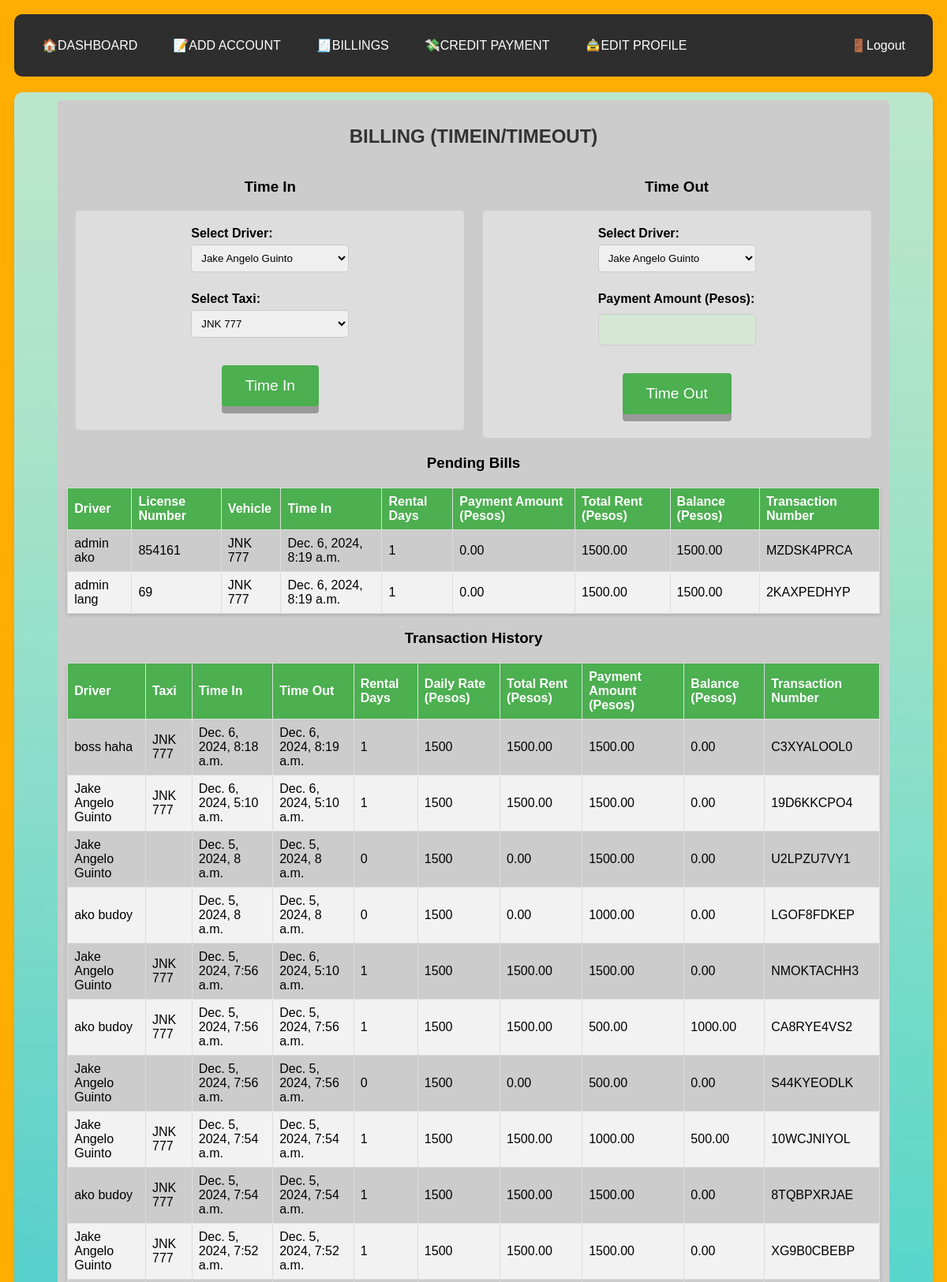
/billing/ (signed in, upper part), run on the app's committed database.
### apps/models.py (models this page shows, shortened)
class Driver(models.Model):
    profile = models.OneToOneField(Profile, on_delete=models.CASCADE)
    license_number = models.CharField(max_length=50)
    vehicle = models.CharField(max_length=100)
    time_in = models.DateTimeField(null=True, blank=True)
    time_out = models.DateTimeField(null=True, blank=True)
    rental_days = models.IntegerField(null=True, blank=True)
    payment_amount = models.DecimalField(null=True, blank=True, max_digits=10, decimal_places=2)
    total_rent = models.DecimalField(null=True, blank=True, max_digits=10, decimal_places=2)
    balance = models.DecimalField(null=True, blank=True, max_digits=10, decimal_places=2)
    transaction_number = models.CharField(max_length=100, unique=True, null=True, blank=True)

class Profile(models.Model):
    ROLE_CHOICES = [
        ('admin', 'Admin'),
        ('driver', 'Driver')
    ]
    user = models.OneToOneField(User, on_delete=models.CASCADE, default=1)
    firstname = models.CharField(max_length=255)
    middlename = models.CharField(max_length=255, blank=True)
    lastname = models.CharField(max_length=255)
    phone_number = models.CharField(max_length=20,default=00000000000)
    address = models.CharField(max_length=255, default='Philippines')
    date_of_birth = models.DateField(default=date.today)
    license_number = models.CharField(max_length=50, blank=True, null=True)
    role = models.CharField(max_length=10, choices=ROLE_CHOICES)
    balance = models.DecimalField(max_digits=10, decimal_places=2, default=0.00)
    photo = models.ImageField(upload_to='profile_photos/', blank=True, null=True)
    is_active = models.BooleanField(default=False)

class Receipt(models.Model):
    profile = models.CharField(max_length=255, null=True, blank=True)
    license_number = models.CharField(max_length=50, null=True, blank=True)
    vehicle = models.CharField(max_length=100, null=True)
    time_in = models.DateTimeField()
    time_out = models.DateTimeField()
    rental_days = models.IntegerField()
    total_rent = models.DecimalField(max_digits=10, decimal_places=2)
    payment_amount = models.DecimalField(max_digits=10, decimal_places=2)
    balance = models.DecimalField(max_digits=10, decimal_places=2)
    transaction_number = models.CharField(max_length=100, unique=True)

### apps/views.py (the view, shortened to what this page needs)
# urls.py: path('billing/', views.billing, name='billing'),
@login_required
def billing(request):
    profiles = Profile.objects.all()
    taxis = Taxi.objects.all()
    drivers = Driver.objects.all()
    receipts = Receipt.objects.all().order_by('-time_in')
    clocked_in_profiles = Driver.objects.filter(time_out__isnull=True).values_list('profile_id', flat=True)
    return render(request, 'billing.html', {
        'profiles': profiles,
        'taxis': taxis,
        'drivers': drivers,
        'receipts': receipts,
        'clocked_in_profiles': clocked_in_profiles,
    })

### apps/templates/billing.html (shortened to what this page needs)
{% extends "layout.html" %}
{% block content %}
<center>
    <div id="billing-container" style="width: 90%;">
        <h2>BILLING (TIMEIN/TIMEOUT)</h2>
        <div class="form-container" style="display: flex; justify-content: space-between;">
            <div class="form-column" id="clock-in-column" style="width: 48%;">
                <h3>Time In</h3>
                <form method="post">
                    <div class="form-group">
                        <label for="profile_id_clock_in">Select Driver:</label>
                        <select id="profile_id_clock_in" name="profile_id" class="form-control" required>
                            {% for profile in profiles %}
                            <option value="{{ profile.id }}" {% if profile.id in clocked_in_profiles %}disabled{% endif %}>
                                {{ profile.firstname }} {{ profile.lastname }}
                            </option>
                            {% endfor %}
                        </select>
                    </div>
                    <div class="form-group">
                        <label for="taxi_id_clock_in">Select Taxi:</label>
                        <select id="taxi_id_clock_in" name="taxi_id" class="form-control" required>
                            {% for taxi in taxis %}
                            <option value="{{ taxi.id }}">{{ taxi.plate_number }}</option>
                            {% endfor %}
                        </select>
                    </div>
                    <button type="submit" class="btn btn-primary btn-lg" {% if profile.id in clocked_in_profiles %}disabled{% endif %}>Time In</button>
                </form>
            </div>
            <div class="form-column" id="clock-out-column" style="width: 48%;">
                <h3>Time Out</h3>
                <form method="post">
                    <div class="form-group">
                        <label for="profile_id_clock_out">Select Driver:</label>
                        <select id="profile_id_clock_out" name="profile_id" class="form-control" required>
                            {% for profile in profiles %}
                            <option value="{{ profile.id }}">{{ profile.firstname }} {{ profile.lastname }}</option>
                            {% endfor %}
                        </select>
                    </div>
                    <div class="form-group">
                        <label for="payment_amount">Payment Amount (Pesos):</label>
                        <input type="number" id="payment_amount" name="payment_amount" class="form-control" required>
                    </div>
                    <button type="submit" class="btn btn-primary btn-lg">Time Out</button>
                </form>
            </div>
        </div>
        <h3>Pending Bills</h3>
        <table class="data-table" style="width: 100%; margin-top: 20px;">
            <thead>
                <tr>
                    <th>Driver</th>
                    <th>License Number</th>
                    <th>Vehicle</th>
                    <th>Time In</th>
                    <th>Rental Days</th>
                    <th>Payment Amount (Pesos)</th>
                    <th>Total Rent (Pesos)</th>
                    <th>Balance (Pesos)</th>
                    <th>Transaction Number</th>
                </tr>
            </thead>
            <tbody>
                {% for driver in drivers %}
                <tr>
                    <td>{{ driver.profile.firstname }} {{ driver.profile.lastname }}</td>
                    <td>{{ driver.license_number }}</td>
                    <td>{{ driver.vehicle }}</td>
                    <td>{{ driver.time_in }}</td>
                    <td>{{ driver.rental_days }}</td>
                    <td>{{ driver.payment_amount }}</td>
                    <td>{{ driver.total_rent }}</td>
                    <td>{{ driver.balance }}</td>
                    <td>{{ driver.transaction_number }}</td>
                </tr>
                {% endfor %}
            </tbody>
        </table>
        <h3>Transaction History</h3>
        <table class="data-table" style="width: 100%; margin-top: 20px;">
            <thead>
                <tr>
                    <th>Driver</th>
                    <th>Taxi</th>
                    <th>Time In</th>
                    <th>Time Out</th>
                    <th>Rental Days</th>
                    <th>Daily Rate (Pesos)</th>
                    <th>Total Rent (Pesos)</th>
                    <th>Payment Amount (Pesos)</th>
                    <th>Balance (Pesos)</th>
                    <th>Transaction Number</th>
                </tr>
            </thead>
            <tbody>
                {% for receipt in receipts %}
                <tr class="clickable-row" data-receipt-id="{{ receipt.id }}">
                    <td>{{ receipt.profile }}</td>
                    <td>{{ receipt.vehicle }}</td>
                    <td>{{ receipt.time_in }}</td>
                    <td>{{ receipt.time_out }}</td>
                    <td>{{ receipt.rental_days }}</td>
                    <td>1500</td>
                    <td>{{ receipt.total_rent }}</td>
                    <td>{{ receipt.payment_amount }}</td>
                    <td>{{ receipt.balance }}</td>
                    <td>{{ receipt.transaction_number }}</td>
                </tr>
                {% endfor %}
            </tbody>
        </table>
    </div>
</center>
{% endblock %}

### static/css/style.css (style rules this page uses)
body { font-family: Arial, sans-serif; background-color: #ffae00; margin-bottom: 20px; padding: 10; display: flex; flex-direction: column; height: 100vh; }
h2 { text-align: center; color: #333; }
form { display: flex; flex-direction: column; align-items: center; }
form input, form button { padding: 10px; margin: 10px 0; border: 1px solid #ccc; border-radius: 5px; font-size: 16px; }
form input { background-color: #d5e8d4; }
form button { background-color: #77dd77; color: white; border: none; cursor: pointer; transition: background-color 0.3s; }
table { width: 100%; border-collapse: collapse; margin-bottom: 20px; box-shadow: 0 2px 5px rgba(0, 0, 0, 0.15); }
th, td { padding: 12px 15px; border: 1px solid #ddd; text-align: left; transition: background-color 0.3s; }
th { background-color: #77dd77; color: white; }
thead th { background-color: #2e2e2e; color: white; text-align: center; }
tbody tr:nth-child(even) { background-color: #f9f9f9; }
form { max-width: 400px; margin: auto; padding: 20px; border: 1px solid #ccc; border-radius: 5px; background-color: #f9f9f9; text-align: center; }
.form-group { margin-bottom: 15px; }
label { display: block; margin-bottom: 5px; font-weight: bold; text-align: left; }
input, select, textarea { width: 100%; padding: 10px; margin-bottom: 10px; border: 1px solid #ccc; border-radius: 4px; box-sizing: border-box; }
.form-group input, .form-group select, .form-group textarea { display: block; }
form { max-width: 100%; margin: auto; padding: 20px; border: 1px solid #ccc; border-radius: 5px; background-color: #ddd; text-align: center; }
.data-table { width: 100%; border-collapse: collapse; margin-top: 20px; }
.data-table th, .data-table td { border: 1px solid #ddd; padding: 8px; text-align: left; }
.data-table th { background-color: #4CAF50; color: white; }
.data-table tr:nth-child(even) { background-color: #f2f2f2; }
#billing-container { max-width: 100%px; padding: 10px; border: 2px solid #ccc; border-radius: 5px; background-color: #ccc; text-align: center; }
input, select, textarea { width: calc(100% - 16px); padding: 8px; border: 1px solid #ccc; border-radius: 4px; box-sizing: border-box; }
.form-container { display: flex; justify-content: space-between; margin-bottom: 20px; }
#clock-in-column { align-self: flex-start; width: 48%; }
#clock-out-column { align-self: flex-end; width: 48%; }
.btn, #btn btn-primary btn-block { display: inline-block; padding: 15px 30px; font-size: 1.2em; cursor: pointer; text-align: center; text-decoration: none; outline: none; color: #fff; background-color: #4CAF50; border: none; border-radius: 4px; box-shadow: 0 9px #999; margin-top: 10px; }
#clock-in-column,#clock-out-column { width: 48%; }
.form-control { width: 200px; }
.form-column { width: 32%; padding-right: 10px; padding-left: 10px; }
label { display: block; font-weight: bold; margin-bottom: 5px; }
table { width: 100%; border-collapse: collapse; }

### data on the page
Driver: profile.firstname "admin", profile.lastname "ako", license_number "854161", vehicle "JNK 777", time_in "Dec. 6, 2024, 8:19 a.m.", rental_days "1", payment_amount "0.00", total_rent "1500.00", balance "1500.00", transaction_number "MZDSK4PRCA"
Driver: profile.firstname "admin", profile.lastname "lang", license_number "69", vehicle "JNK 777", time_in "Dec. 6, 2024, 8:19 a.m.", rental_days "1", payment_amount "0.00", total_rent "1500.00", balance "1500.00", transaction_number "2KAXPEDHYP"
Receipt: profile "boss haha", vehicle "JNK 777", time_in "Dec. 6, 2024, 8:18 a.m.", time_out "Dec. 6, 2024, 8:19 a.m.", rental_days "1", total_rent "1500.00", payment_amount "1500.00", balance "0.00", transaction_number "C3XYALOOL0"
Receipt: profile "Jake Angelo Guinto", vehicle "JNK 777", time_in "Dec. 6, 2024, 5:10 a.m.", time_out "Dec. 6, 2024, 5:10 a.m.", rental_days "1", total_rent "1500.00", payment_amount "1500.00", balance "0.00", transaction_number "19D6KKCPO4"
Receipt: profile "Jake Angelo Guinto", time_in "Dec. 5, 2024, 8 a.m.", time_out "Dec. 5, 2024, 8 a.m.", rental_days "0", total_rent "0.00", payment_amount "1500.00", balance "0.00", transaction_number "U2LPZU7VY1"
Receipt: profile "ako budoy", time_in "Dec. 5, 2024, 8 a.m.", time_out "Dec. 5, 2024, 8 a.m.", rental_days "0", total_rent "0.00", payment_amount "1000.00", balance "0.00", transaction_number "LGOF8FDKEP"
Receipt: profile "Jake Angelo Guinto", vehicle "JNK 777", time_in "Dec. 5, 2024, 7:56 a.m.", time_out "Dec. 6, 2024, 5:10 a.m.", rental_days "1", total_rent "1500.00", payment_amount "1500.00", balance "0.00", transaction_number "NMOKTACHH3"
Receipt: profile "ako budoy", vehicle "JNK 777", time_in "Dec. 5, 2024, 7:56 a.m.", time_out "Dec. 5, 2024, 7:56 a.m.", rental_days "1", total_rent "1500.00", payment_amount "500.00", balance "1000.00", transaction_number "CA8RYE4VS2"
Receipt: profile "Jake Angelo Guinto", time_in "Dec. 5, 2024, 7:56 a.m.", time_out "Dec. 5, 2024, 7:56 a.m.", rental_days "0", total_rent "0.00", payment_amount "500.00", balance "0.00", transaction_number "S44KYEODLK"
Receipt: profile "Jake Angelo Guinto", vehicle "JNK 777", time_in "Dec. 5, 2024, 7:54 a.m.", time_out "Dec. 5, 2024, 7:54 a.m.", rental_days "1", total_rent "1500.00", payment_amount "1000.00", balance "500.00", transaction_number "10WCJNIYOL"
Receipt: profile "ako budoy", vehicle "JNK 777", time_in "Dec. 5, 2024, 7:54 a.m.", time_out "Dec. 5, 2024, 7:54 a.m.", rental_days "1", total_rent "1500.00", payment_amount "1500.00", balance "0.00", transaction_number "8TQBPXRJAE"
Receipt: profile "Jake Angelo Guinto", vehicle "JNK 777", time_in "Dec. 5, 2024, 7:52 a.m.", time_out "Dec. 5, 2024, 7:52 a.m.", rental_days "1", total_rent "1500.00", payment_amount "1500.00", balance "0.00", transaction_number "XG9B0CBEBP"

### other printed values
form field profile_id "Jake Angelo Guinto"
form field taxi_id "JNK 777"
